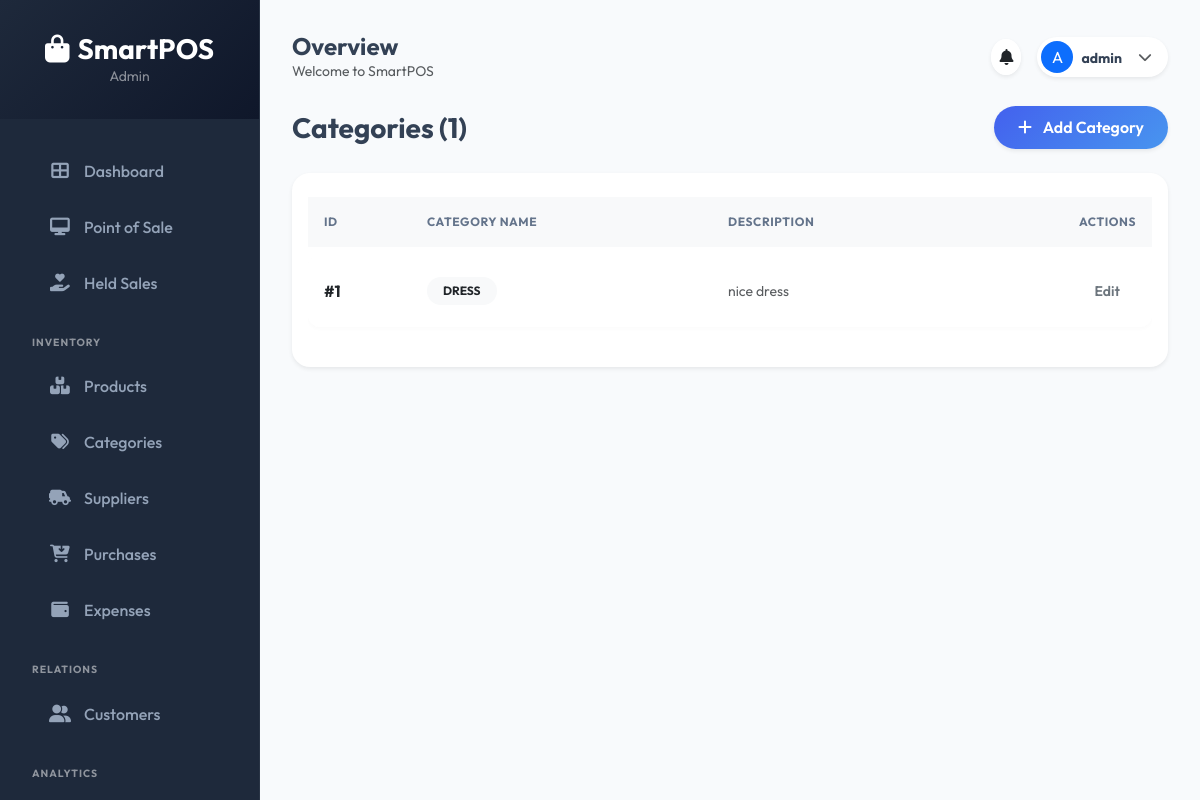
Page /categories/ (signed in) on the committed database.
### pos_app/models.py (models this page shows, shortened)
class Profile(models.Model):
    ROLE_CHOICES = (
        ('Admin', 'Admin'),
        ('Manager', 'Manager'),
        ('Cashier', 'Cashier'),
    )
    user = models.OneToOneField(User, on_delete=models.CASCADE)
    role = models.CharField(max_length=20, choices=ROLE_CHOICES, default='Cashier')
    phone = models.CharField(max_length=15, blank=True, null=True)
    address = models.TextField(blank=True, null=True)

class Category(models.Model):
    name = models.CharField(max_length=100)
    description = models.TextField(blank=True, null=True)

### pos_app/views.py (the view)
# urls.py: path('categories/', views.category_list, name='category_list'),
@login_required
def category_list(request):
    categories = Category.objects.all()
    return render(request, 'inventory/category_list.html', {'categories': categories})

### templates/inventory/category_list.html (shortened to what this page needs)
{% extends 'base.html' %}
{% block content %}
<div class="row align-items-center mb-4">
    <div class="col-6">
        <h3 class="fw-bold mb-0">Categories ({{ categories|length }})</h3>
    </div>
    <div class="col-6 text-end">
        <a href="{% url 'category_add' %}" class="btn btn-primary rounded-pill shadow-sm px-4">
            <i class="fas fa-plus me-2"></i> Add Category
        </a>
    </div>
</div>
<div class="card p-3 shadow-sm border-0">
    <div class="table-responsive">
        <table class="table table-hover align-middle">
            <thead class="bg-light">
                <tr class="small text-muted text-uppercase">
                    <th class="px-3">ID</th>
                    <th>Category Name</th>
                    <th>Description</th>
                    <th class="text-end px-3">Actions</th>
                </tr>
            </thead>
            <tbody>
                {% for cat in categories %}
                <tr>
                    <td class="px-3 fw-bold">#{{ cat.id }}</td>
                    <td><span class="badge bg-light text-dark px-3 py-2 rounded-pill fw-bold text-uppercase">{{ cat.name }}</span></td>
                    <td class="text-muted small">{{ cat.description|default:"No description" }}</td>
                    <td class="text-end px-3">
                        <a href="{% url 'category_add' %}" class="btn btn-sm btn-outline-secondary px-3 rounded-pill">Edit</a>
                    </td>
                </tr>
                {% empty %}
                <tr><td colspan="4" class="text-center py-5">No categories found.</td></tr>
                {% endfor %}
            </tbody>
        </table>
    </div>
</div>
{% endblock %}

### templates/base.html (shortened to what this page needs)
<!DOCTYPE html>
<html lang="en">
<head>
    <link href="https://cdn.jsdelivr.net/npm/bootstrap@5.3.0/dist/css/bootstrap.min.css" rel="stylesheet">
    <link rel="stylesheet" href="https://cdnjs.cloudflare.com/ajax/libs/font-awesome/6.4.0/css/all.min.css">
    {% load static %}
    <link rel="stylesheet" href="{% static 'css/style.css' %}">
</head>
<body id="page-body">
    {% if request.user.is_authenticated %}
    <aside class="sidebar d-none d-md-flex flex-column" id="sidebar">
        <div class="sidebar-header text-center">
            <h3 class="fw-bold m-0 text-white"><i class="fas fa-shopping-bag me-2"></i>SmartPOS</h3>
            <p class="text-white-50 small mb-0">{{ request.user.profile.role|default:"Storekeeper" }}</p>
        </div>
        <nav class="nav flex-column mb-auto mt-4 px-2">
            <a href="{% url 'dashboard' %}" class="nav-link {% if request.resolver_match.url_name == 'dashboard' %}active{% endif %}">
                <i class="fas fa-th-large"></i> Dashboard
            </a>
            {% if request.user.profile.role == 'Admin' or request.user.profile.role == 'Cashier' %}
            <a href="{% url 'pos' %}" class="nav-link {% if request.resolver_match.url_name == 'pos' %}active{% endif %}">
                <i class="fas fa-desktop"></i> Point of Sale
            </a>
            <a href="{% url 'held_sales_list' %}" class="nav-link {% if request.resolver_match.url_name == 'held_sales_list' %}active{% endif %}">
                <i class="fas fa-hand-holding-heart"></i> Held Sales
            </a>
            {% endif %}
            <div class="px-4 py-2 text-white-50 small mt-3 fw-bold text-uppercase" style="font-size: 0.65rem; letter-spacing: 1px;">Inventory</div>
            {% if request.user.profile.role == 'Admin' or request.user.profile.role == 'Manager' %}
            <a href="{% url 'product_list' %}" class="nav-link {% if 'product' in request.path %}active{% endif %}">
                <i class="fas fa-boxes-stacked"></i> Products
            </a>
            <a href="{% url 'category_list' %}" class="nav-link {% if 'category' in request.path %}active{% endif %}">
                <i class="fas fa-tags"></i> Categories
            </a>
            <a href="{% url 'supplier_list' %}" class="nav-link {% if 'supplier' in request.path %}active{% endif %}">
                <i class="fas fa-truck-field"></i> Suppliers
            </a>
            <a href="{% url 'purchase_list' %}" class="nav-link {% if 'purchase' in request.path %}active{% endif %}">
                <i class="fas fa-cart-arrow-down"></i> Purchases
            </a>
            <a href="{% url 'expense_list' %}" class="nav-link {% if 'expense' in request.path %}active{% endif %}">
                <i class="fas fa-wallet"></i> Expenses
            </a>
            {% endif %}
            <div class="px-4 py-2 text-white-50 small mt-3 fw-bold text-uppercase" style="font-size: 0.65rem; letter-spacing: 1px;">Relations</div>
            <a href="{% url 'customer_list' %}" class="nav-link {% if 'customer' in request.path %}active{% endif %}">
                <i class="fas fa-user-group"></i> Customers
            </a>
            {% if request.user.profile.role == 'Admin' or request.user.profile.role == 'Manager' %}
            <div class="px-4 py-2 text-white-50 small mt-3 fw-bold text-uppercase" style="font-size: 0.65rem; letter-spacing: 1px;">Analytics</div>
            <a href="{% url 'sales_report' %}" class="nav-link {% if 'sales' in request.path %}active{% endif %}">
            </a>
            {% endif %}
        </nav>
    </aside>
    {% endif %}
    <div class="{% if request.user.is_authenticated %}main-content{% else %}container{% endif %}">
        {% if request.user.is_authenticated %}
        <header class="d-flex justify-content-between align-items-center mb-4 fade-in">
            <div>
                <h4 class="fw-bold mb-0">{% block page_title %}Overview{% endblock %}</h4>
                <p class="text-muted small mb-0">{{ today|date:"l, d M Y"|default:"Welcome to SmartPOS" }}</p>
            </div>
            <div class="d-flex align-items-center">
                <div class="dropdown me-3">
                    <a href="#" class="text-dark bg-white p-2 rounded-circle shadow-sm" data-bs-toggle="dropdown">
                        <i class="fas fa-bell"></i>
                    </a>
                </div>
                <div class="dropdown">
                    <div class="d-flex align-items-center bg-white p-1 pe-3 rounded-pill shadow-sm" style="cursor: pointer;" data-bs-toggle="dropdown">
                        <div class="rounded-circle bg-primary text-white d-flex align-items-center justify-content-center me-2" style="width: 32px; height: 32px;">
                            {{ request.user.username|slice:":1"|upper }}
                        </div>
                        <div class="d-none d-sm-block">
                            <span class="small fw-bold">{{ request.user.username }}</span>
                        </div>
                        <i class="fas fa-chevron-down ms-3 small text-muted"></i>
                    </div>
                </div>
            </div>
        </header>
        {% endif %}
        <div class="fade-in">
            {% block content %}{% endblock %}
        </div>
    </div>
</body>
</html>

### static/css/style.css (style rules this page uses)
:root { --primary: #4361ee; --primary-light: #4895ef; --secondary: #3f37c9; --accent: #f72585; --sidebar-bg: #1e293b; --sidebar-hover: #334155; --main-bg: #f8fafc; --card-shadow: 0 10px 25px -5px rgba(0, 0, 0, 0.04), 0 8px 10px -6px rgba(0, 0, 0, 0.04); --glass-bg: rgba(255, 255, 255, 0.7); --glass-border: rgba(255, 255, 255, 0.18); --radius-sm: 8px; --radius-md: 12px; --radius-lg: 18px; --transition: all 0.3s cubic-bezier(0.4, 0, 0.2, 1); }
body { background-color: var(--main-bg); font-family: 'Outfit', sans-serif; color: #334155; overflow-x: hidden; }
.sidebar { height: 100vh; background-color: var(--sidebar-bg); color: white; position: fixed; width: 260px; overflow-y: auto; z-index: 1000; transition: var(--transition); border-right: 1px solid rgba(255,255,255,0.05); }
.sidebar-header { padding: 2rem 1.5rem; background: linear-gradient(135deg, var(--sidebar-bg), #0f172a); }
.sidebar .nav-link { color: #94a3b8; padding: 0.8rem 1.5rem; margin: 0.2rem 1rem; border-radius: var(--radius-md); transition: var(--transition); display: flex; align-items: center; font-weight: 500; }
.sidebar .nav-link i { font-size: 1.1rem; width: 24px; margin-right: 12px; text-align: center; }
.main-content { margin-left: 260px; padding: 2rem; min-height: 100vh; transition: var(--transition); }
.card { background: white; border: 1px solid #f1f5f9; border-radius: var(--radius-lg); box-shadow: var(--card-shadow); transition: var(--transition); }
.btn { padding: 0.6rem 1.2rem; border-radius: var(--radius-md); font-weight: 600; transition: var(--transition); border: none; }
.btn-primary { background: linear-gradient(135deg, var(--primary), var(--primary-light)); box-shadow: 0 4px 12px rgba(67, 97, 238, 0.2); }
.table { border-collapse: separate; border-spacing: 0 8px; background-color: transparent; }
.table thead th { border: none; background-color: transparent; color: #64748b; text-transform: uppercase; font-size: 0.75rem; letter-spacing: 0.05em; padding: 1rem; }
.table tbody tr { background-color: white; box-shadow: 0 2px 4px rgba(0,0,0,0.02); border-radius: var(--radius-md); transition: var(--transition); }
.table tbody tr td { padding: 1rem; border: none; vertical-align: middle; }
.table tbody tr td:first-child { border-radius: var(--radius-md) 0 0 var(--radius-md); }
.table tbody tr td:last-child { border-radius: 0 var(--radius-md) var(--radius-md) 0; }
header { position: relative; z-index: 1050; }
.fade-in { animation: fadeIn 0.5s ease-out forwards; }
.badge { padding: 0.5em 0.8em; border-radius: 6px; font-weight: 600; }

### rows in the picture
Category: id "1", name "DRESS", description "nice dress"

### other values in the picture
{{ request.user.profile.role|default:"Storekeeper" }} "Admin"
{{ today|date:"l, d M Y"|default:"Welcome to SmartPOS" }} "Welcome to SmartPOS"
{{ request.user.username|slice:":1"|upper }} "A"
{{ request.user.username }} "admin"
{{ categories|length }} "1"
